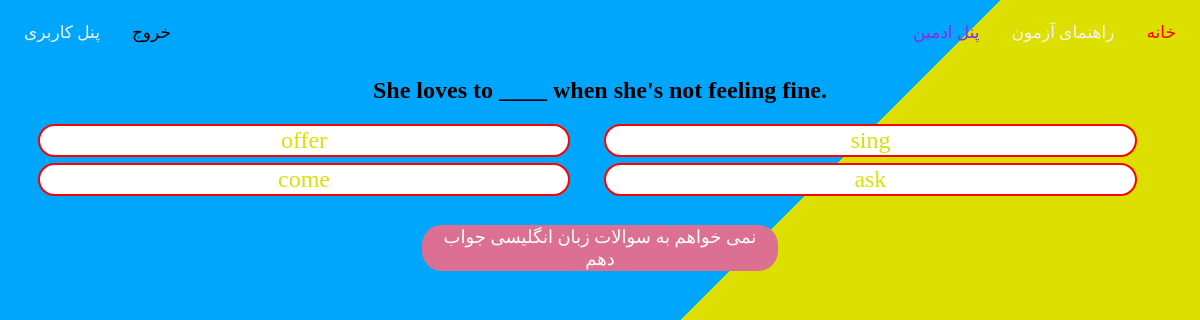
Screenshot of /question/8 (signed in) with the database file from the repository.
### question_App/models.py (models this page shows, shortened)
class QuestionModel(models.Model):
    options = {
        "1": "1",
        "2": "2",
        "3": "3",
        "4": "4"
    }
    question = models.TextField(max_length=300, verbose_name="سوال")
    option1 = models.CharField(max_length=200, verbose_name="گزینه 1")
    option2 = models.CharField(max_length=200, verbose_name="گزینه 2")
    option3 = models.CharField(max_length=200, verbose_name="گزینه 3")
    option4 = models.CharField(max_length=200, verbose_name="گزینه 4")
    correct_answer = models.CharField(max_length=1, choices=options, null=True, verbose_name="گرینه ی صحیح")
    category = models.ForeignKey(QuestionCategoryModel, on_delete=models.CASCADE, related_name="question_category", verbose_name='دسته بندی', null=True, blank=True)
    is_active = models.BooleanField(default=False, verbose_name='فعال / غیرفعال')
    class Meta:
        verbose_name = "سوال"
        verbose_name_plural = "سوالات"

class QuestionCategoryModel(models.Model):
    title = models.CharField(max_length=50, verbose_name="نام دسته بندی")
    url_title = models.CharField(max_length=50, verbose_name="عنوان انگلیسی")
    def __str__(self):
        return self.title
    class Meta:
        verbose_name = "دسته بندی"
        verbose_name_plural = "دسته بندی ها"

### question_App/views.py (the view)
# urls.py: path("question", views.check_user, name="question"),
def question(request, id): # سول ها رو بر اساس ای دی دریافتی میده
    global turn
    questions = QuestionModel.objects.all()
    question=questions.get(id=id)
    context = {
        "quiz":question,
        "show": True if turn >= 5 else False
    }
    return render(request, "question/single_question.html", context)

### templates/question/single_question.html (shortened to what this page needs)
{% extends "shared/blank.html" %}
{% block content %}
    {% if request.user.is_authenticated %}
        <h2 id="question">{{ quiz.question }}</h2>
        <button class="answer"><a href="{% url "check-question" id=quiz.id option=1 %}">{{ quiz.option1 }}</a></button>
        <button class="answer"><a href="{% url "check-question" id=quiz.id option=2 %}">{{ quiz.option2 }}</a></button>
        <button class="answer"><a href="{% url "check-question" id=quiz.id option=3 %}">{{ quiz.option3 }}</a></button>
        <button class="answer"><a href="{% url "check-question" id=quiz.id option=4 %}">{{ quiz.option4 }}</a></button>
        <button id="skip"><a href="{% url "check-question" id=quiz.id option=5 %}">نمی خواهم به سوالات {{ quiz.category }} جواب دهم</a></button>
    {% endif %}
{% endblock %}

### static/css/style.css (style rules this page uses)
html { font-size: 100%; font-family: "Vazir"; }
* { font-family: Vazir;box-sizing: border-box; }
body { background: linear-gradient(135deg, #00a6fb 50%, #dddf00 50%) 100%/cover no-repeat fixed; }
#question { text-align: center; }
.answer { width: 45%; margin-left: 2.5%; margin-bottom: 0.5%; text-align: center; background-color: white; border: 2px solid red; border-radius: 20px; font-size: x-large; }
.answer a { text-decoration: none; color: #dddf00; }
#skip { display: block; width: 30%; margin-top: 2%; margin-left: auto; margin-right: auto; text-align: center; background-color: palevioletred; font-size: large; border: 0px solid white; border-radius: 20px; }
#skip a { text-decoration: none; color: white; }
:root { --color: #000000; }
html { scroll-behavior: smooth; }
a { text-decoration: none; color: var(--color); }

### rows the page displays
QuestionModel: question "She loves to ____ when she's not feeling fine.", option1 "offer", option2 "sing", option3 "come", option4 "ask", category "زبان انگلیسی"
